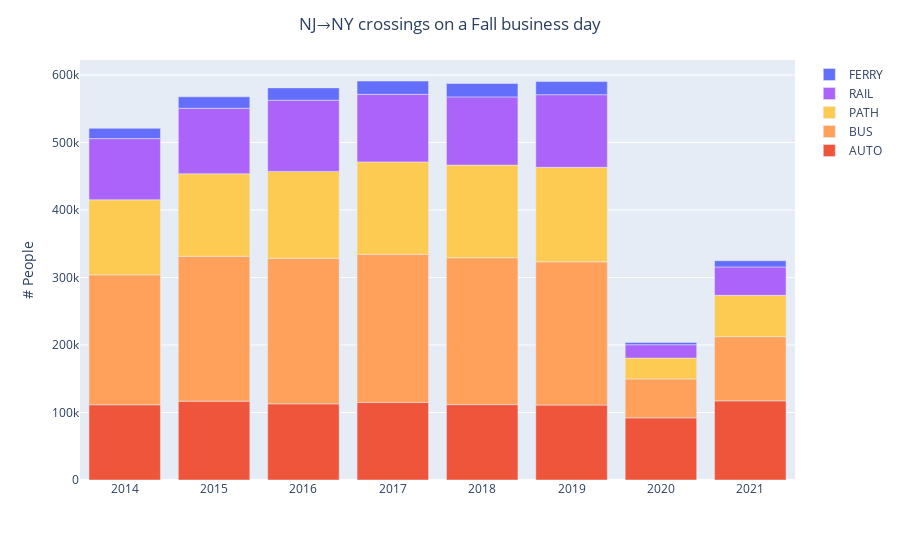

Source (notebook cell):
### Code cell
fig = px.bar(
    modes,
    labels={ 'value': '# People', 'Mode': '', 'Year': '', },
    color_discrete_map=colors,
).update_layout(
    title=dict(
        text='NJ→NY crossings on a Fall business day',
        x=0.5,
    ),
    legend=dict(
        traceorder='reversed',
    ),
    hovermode='x',
).update_traces(hovertemplate=None)
fig.write_image('nj-ny-day.png', width=900, height=600)
fig

### Figure 1 — Plotly figure (JSON) as saved in the notebook; plotly's stock layout.template omitted (floating-point values rounded to 4 significant figures)
{"data": [{"alignmentgroup": "True", "legendgroup": "AUTO", "marker": {"color": "#EF553B", "pattern": {"shape": ""}}, "name": "AUTO", "offsetgroup": "AUTO", "orientation": "v", "showlegend": true, "textposition": "auto", "type": "bar", "x": [2014, 2015, 2016, 2017, 2018, 2019, 2020, 2021], "xaxis": "x", "y": [111455, 116797, 112890, 115008, 111688, 111030, 92103, 117295], "yaxis": "y"}, {"alignmentgroup": "True", "legendgroup": "BUS", "marker": {"color": "#FFA15A", "pattern": {"shape": ""}}, "name": "BUS", "offsetgroup": "BUS", "orientation": "v", "showlegend": true, "textposition": "auto", "type": "bar", "x": [2014, 2015, 2016, 2017, 2018, 2019, 2020, 2021], "xaxis": "x", "y": [192349, 214609, 215478, 219336, 217485, 212146, 57543, 95076], "yaxis": "y"}, {"alignmentgroup": "True", "legendgroup": "PATH", "marker": {"color": "#FECB52", "pattern": {"shape": ""}}, "name": "PATH", "offsetgroup": "PATH", "orientation": "v", "showlegend": true, "textposition": "auto", "type": "bar", "x": [2014, 2015, 2016, 2017, 2018, 2019, 2020, 2021], "xaxis": "x", "y": [111310, 122182, 128822, 136898, 137310, 140020, 30939, 61206], "yaxis": "y"}, {"alignmentgroup": "True", "legendgroup": "RAIL", "marker": {"color": "#AB63FA", "pattern": {"shape": ""}}, "name": "RAIL", "offsetgroup": "RAIL", "orientation": "v", "showlegend": true, "textposition": "auto", "type": "bar", "x": [2014, 2015, 2016, 2017, 2018, 2019, 2020, 2021], "xaxis": "x", "y": [90623, 97090, 105413, 100102, 101072, 107613, 19808, 42033], "yaxis": "y"}, {"alignmentgroup": "True", "legendgroup": "FERRY", "marker": {"color": "#636EFA", "pattern": {"shape": ""}}, "name": "FERRY", "offsetgroup": "FERRY", "orientation": "v", "showlegend": true, "textposition": "auto", "type": "bar", "x": [2014, 2015, 2016, 2017, 2018, 2019, 2020, 2021], "xaxis": "x", "y": [15233, 16997, 18264, 19731, 19876, 19408, 3362, 9238], "yaxis": "y"}], "layout": {"barmode": "relative", "hovermode": "x", "legend": {"title": {"text": ""}, "tracegroupgap": 0, "traceorder": "reversed"}, "margin": {"t": 60}, "title": {"text": "NJ→NY crossings on a Fall business day", "x": 0.5}, "xaxis": {"anchor": "y", "domain": [0, 1], "title": {"text": ""}}, "yaxis": {"anchor": "x", "domain": [0, 1], "title": {"text": "# People"}}}}
